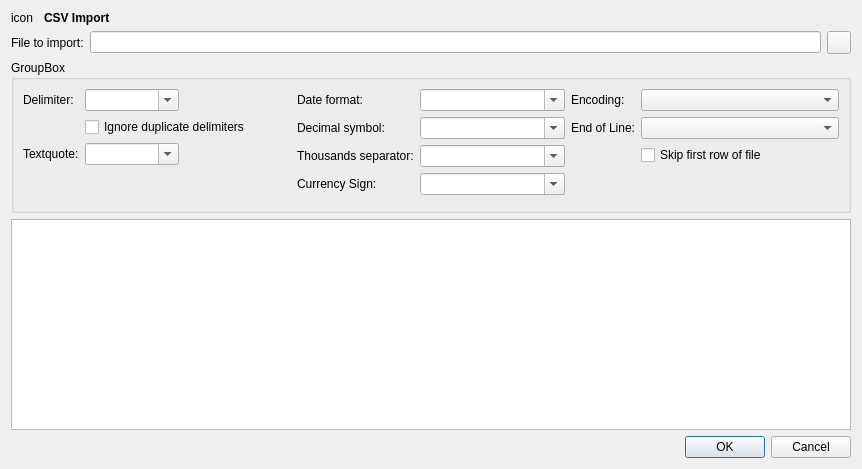
<?xml version="1.0" encoding="UTF-8"?>
<ui version="4.0">
 <author>Stefan Böhmann</author>
 <class>CsvImportDialog</class>
 <widget class="QDialog" name="CsvImportDialog">
  <property name="geometry">
   <rect>
    <x>0</x>
    <y>0</y>
    <width>862</width>
    <height>469</height>
   </rect>
  </property>
  <property name="sizePolicy">
   <sizepolicy hsizetype="Preferred" vsizetype="Minimum">
    <horstretch>0</horstretch>
    <verstretch>0</verstretch>
   </sizepolicy>
  </property>
  <layout class="QVBoxLayout" name="verticalLayout">
   <item>
    <layout class="QHBoxLayout" name="horizontalLayout_3">
     <item>
      <widget class="QLabel" name="iconLabel">
       <property name="text">
        <string>icon</string>
       </property>
      </widget>
     </item>
     <item>
      <widget class="QLabel" name="label_11">
       <property name="sizePolicy">
        <sizepolicy hsizetype="Expanding" vsizetype="Preferred">
         <horstretch>0</horstretch>
         <verstretch>0</verstretch>
        </sizepolicy>
       </property>
       <property name="font">
        <font>
         <weight>75</weight>
         <bold>true</bold>
        </font>
       </property>
       <property name="text">
        <string>CSV Import</string>
       </property>
       <property name="margin">
        <number>3</number>
       </property>
       <property name="indent">
        <number>5</number>
       </property>
      </widget>
     </item>
    </layout>
   </item>
   <item>
    <layout class="QFormLayout" name="formLayout_4">
     <item row="0" column="0">
      <widget class="QLabel" name="label">
       <property name="text">
        <string>File to import:</string>
       </property>
      </widget>
     </item>
     <item row="0" column="1">
      <layout class="QHBoxLayout" name="horizontalLayout">
       <item>
        <widget class="KLineEdit" name="filename"/>
       </item>
       <item>
        <widget class="QToolButton" name="fileButton">
         <property name="text">
          <string/>
         </property>
        </widget>
       </item>
      </layout>
     </item>
    </layout>
   </item>
   <item>
    <widget class="QGroupBox" name="groupBox">
     <property name="title">
      <string>GroupBox</string>
     </property>
     <layout class="QGridLayout" name="gridLayout">
      <item row="0" column="0" rowspan="2">
       <layout class="QFormLayout" name="formLayout">
        <property name="fieldGrowthPolicy">
         <enum>QFormLayout::ExpandingFieldsGrow</enum>
        </property>
        <item row="0" column="0">
         <widget class="QLabel" name="label_5">
          <property name="text">
           <string>Delimiter:</string>
          </property>
         </widget>
        </item>
        <item row="0" column="1">
         <widget class="KComboBox" name="delimiter">
          <property name="editable">
           <bool>true</bool>
          </property>
          <property name="currentIndex">
           <number>-1</number>
          </property>
          <property name="minimumContentsLength">
           <number>8</number>
          </property>
         </widget>
        </item>
        <item row="2" column="0">
         <widget class="QLabel" name="label_2">
          <property name="text">
           <string>Textquote:</string>
          </property>
         </widget>
        </item>
        <item row="2" column="1">
         <widget class="KComboBox" name="textquote">
          <property name="editable">
           <bool>true</bool>
          </property>
          <property name="currentIndex">
           <number>-1</number>
          </property>
          <property name="minimumContentsLength">
           <number>8</number>
          </property>
         </widget>
        </item>
        <item row="1" column="1">
         <widget class="QCheckBox" name="checkBox_2">
          <property name="text">
           <string>Ignore duplicate delimiters</string>
          </property>
         </widget>
        </item>
       </layout>
      </item>
      <item row="0" column="1">
       <layout class="QFormLayout" name="formLayout_2">
        <item row="0" column="0">
         <widget class="QLabel" name="label_3">
          <property name="text">
           <string>Date format:</string>
          </property>
         </widget>
        </item>
        <item row="0" column="1">
         <widget class="KComboBox" name="dateFormat">
          <property name="editable">
           <bool>true</bool>
          </property>
          <property name="currentIndex">
           <number>-1</number>
          </property>
          <property name="minimumContentsLength">
           <number>8</number>
          </property>
         </widget>
        </item>
        <item row="1" column="0">
         <widget class="QLabel" name="label_8">
          <property name="text">
           <string>Decimal symbol:</string>
          </property>
         </widget>
        </item>
        <item row="1" column="1">
         <widget class="KComboBox" name="decimalSymbol">
          <property name="editable">
           <bool>true</bool>
          </property>
          <property name="minimumContentsLength">
           <number>8</number>
          </property>
         </widget>
        </item>
        <item row="2" column="0">
         <widget class="QLabel" name="label_9">
          <property name="text">
           <string>Thousands separator:</string>
          </property>
         </widget>
        </item>
        <item row="2" column="1">
         <widget class="KComboBox" name="thousandsSeparator">
          <property name="editable">
           <bool>true</bool>
          </property>
          <property name="minimumContentsLength">
           <number>8</number>
          </property>
         </widget>
        </item>
        <item row="3" column="0">
         <widget class="QLabel" name="label_10">
          <property name="text">
           <string>Currency Sign:</string>
          </property>
         </widget>
        </item>
        <item row="3" column="1">
         <widget class="KComboBox" name="currencySign">
          <property name="editable">
           <bool>true</bool>
          </property>
          <property name="minimumContentsLength">
           <number>8</number>
          </property>
         </widget>
        </item>
       </layout>
      </item>
      <item row="0" column="2" rowspan="2">
       <layout class="QFormLayout" name="formLayout_3">
        <item row="0" column="0">
         <widget class="QLabel" name="label_4">
          <property name="text">
           <string>Encoding:</string>
          </property>
         </widget>
        </item>
        <item row="0" column="1">
         <widget class="KComboBox" name="encoding">
          <property name="minimumContentsLength">
           <number>8</number>
          </property>
         </widget>
        </item>
        <item row="1" column="0">
         <widget class="QLabel" name="label_6">
          <property name="text">
           <string>End of Line:</string>
          </property>
         </widget>
        </item>
        <item row="1" column="1">
         <widget class="QComboBox" name="endOfLine">
          <property name="minimumContentsLength">
           <number>8</number>
          </property>
         </widget>
        </item>
        <item row="2" column="1">
         <widget class="QCheckBox" name="checkBox">
          <property name="text">
           <string>Skip first row of file</string>
          </property>
         </widget>
        </item>
       </layout>
      </item>
     </layout>
    </widget>
   </item>
   <item>
    <widget class="QTableView" name="view">
     <property name="sizePolicy">
      <sizepolicy hsizetype="Expanding" vsizetype="Expanding">
       <horstretch>1</horstretch>
       <verstretch>1</verstretch>
      </sizepolicy>
     </property>
    </widget>
   </item>
   <item>
    <widget class="QDialogButtonBox" name="buttonBox">
     <property name="standardButtons">
      <set>QDialogButtonBox::Cancel|QDialogButtonBox::Ok</set>
     </property>
    </widget>
   </item>
  </layout>
 </widget>
 <customwidgets>
  <customwidget>
   <class>KComboBox</class>
   <extends>QComboBox</extends>
   <header>kcombobox.h</header>
  </customwidget>
  <customwidget>
   <class>KLineEdit</class>
   <extends>QLineEdit</extends>
   <header>klineedit.h</header>
  </customwidget>
 </customwidgets>
 <resources/>
 <connections/>
</ui>
